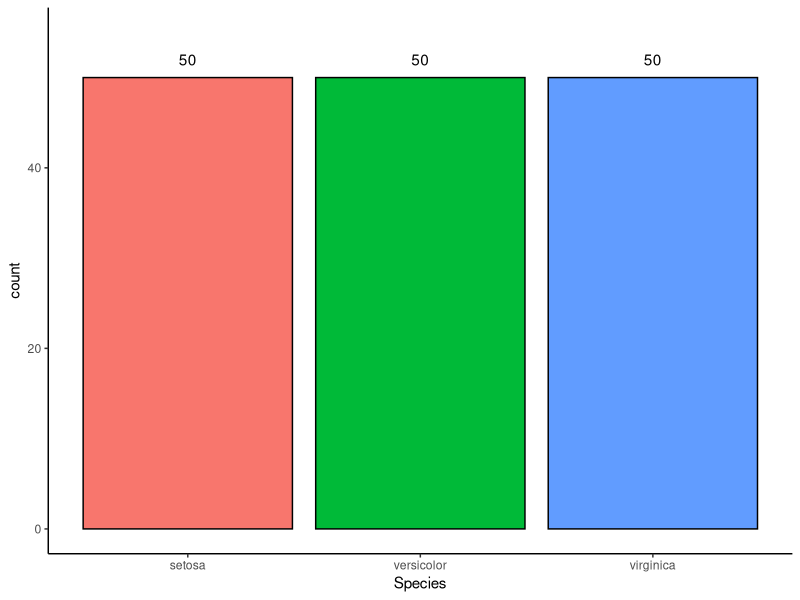
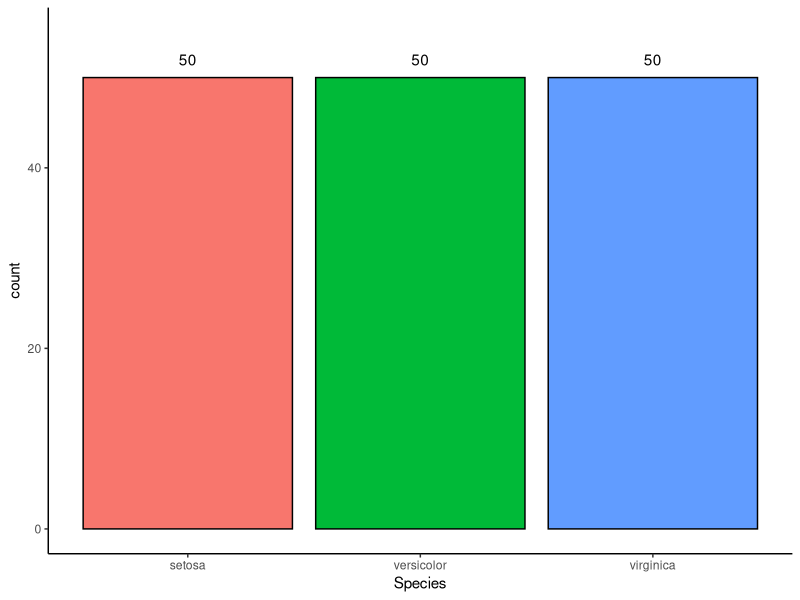
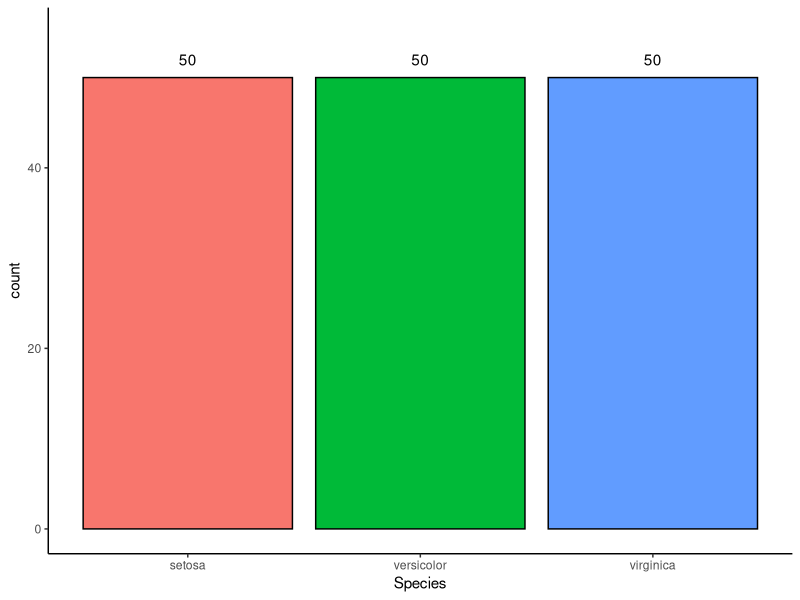

Recreate these plots in R, in order.
## ---- chunk 1
library(tidyverse)

knitr::opts_chunk$set(echo = TRUE)
## ---- chunk 2
ggplot(iris, aes(x = Species)) +
  geom_bar(aes(fill = Species), color = 'black') +
# adds the counts
  geom_text(stat = 'count', aes(label = ..count..), vjust = -1) +
# might need to adjust the plot area so the counts are nicely visible
  coord_cartesian(ylim = c(0, 55)) +
  theme_classic() +
  theme(legend.position = 'none')
## ---- chunk 3
iris %>%
  count(Species) -> iris_count
## ---- chunk 4
### geom_col()
ggplot(iris_count, aes(x = Species, y = n)) +
  geom_col(aes(fill = Species), color = 'black') +
# adds the counts
  geom_text(aes(label = n), vjust = -1) +
# might need to adjust the plot area so the counts are nicely visible
  coord_cartesian(ylim = c(0, 55)) +
  labs(y = 'count') +
  theme_classic() +
  theme(legend.position = 'none')

### geom_bar()
ggplot(iris_count, aes(x = Species, y = n)) +
  geom_bar(aes(fill = Species), color = 'black', stat = 'identity') +
# adds the counts
  geom_text(aes(label = n), vjust = -1) +
# might need to adjust the plot area so the counts are nicely visible
  coord_cartesian(ylim = c(0, 55)) +
  labs(y = 'count') +
  theme_classic() +
  theme(legend.position = 'none')
